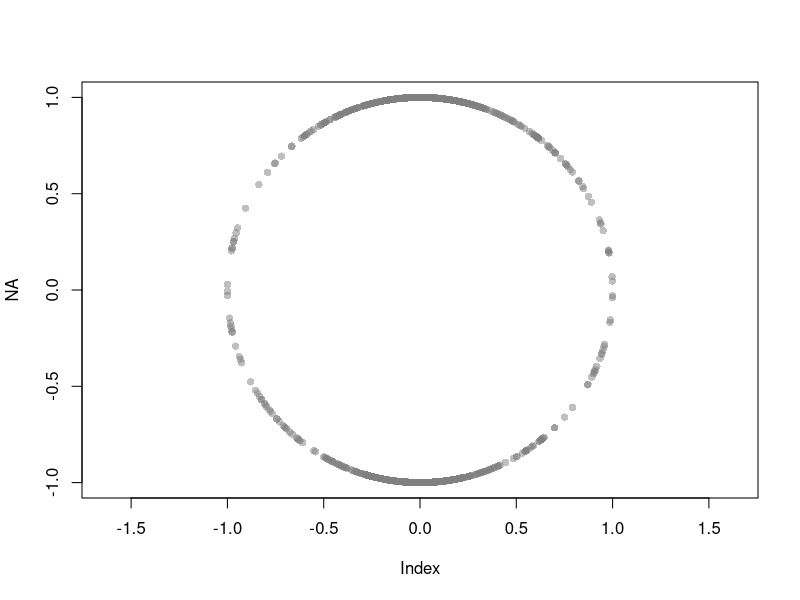

Generate this figure with R:
set.seed(10)

trials <- 1000
v_mat <- matrix(NA, ncol = trials, nrow = 2)
poly_gamma <- matrix(c(1, 0,
                       -1, 0,
                       0, 1,
                       0, -1), ncol = 2, nrow = 4, byrow = T)
poly_u <- c(1, -.5, 3, 3)

.l2norm <- function(x){sqrt(sum(x^2))}

i <- 1
while(TRUE){
  #generate two samples, both having mean 0
  x1 <- rnorm(2)
  x2 <- rnorm(2)

  #check to see if both samples lie to polyhedron
  if(any(poly_gamma %*% x1 > poly_u) | any(poly_gamma %*% x2 > poly_u)) next()

  #compute the difference, record the direction
  dif <- x1 - x2
  v_mat[,i] <- dif/.l2norm(dif)

  i <- i + 1
  if(i > trials) break()
}

#plot the difference with respect to the null space
plot(NA, xlim = c(-1, 1), ylim = c(-1, 1), asp = T)
points(v_mat[1,], v_mat[2,], pch = 16, col = rgb(0.5, 0.5, 0.5, 0.5),
       xlab = "Basis 2", ylab = "Basis 3")
